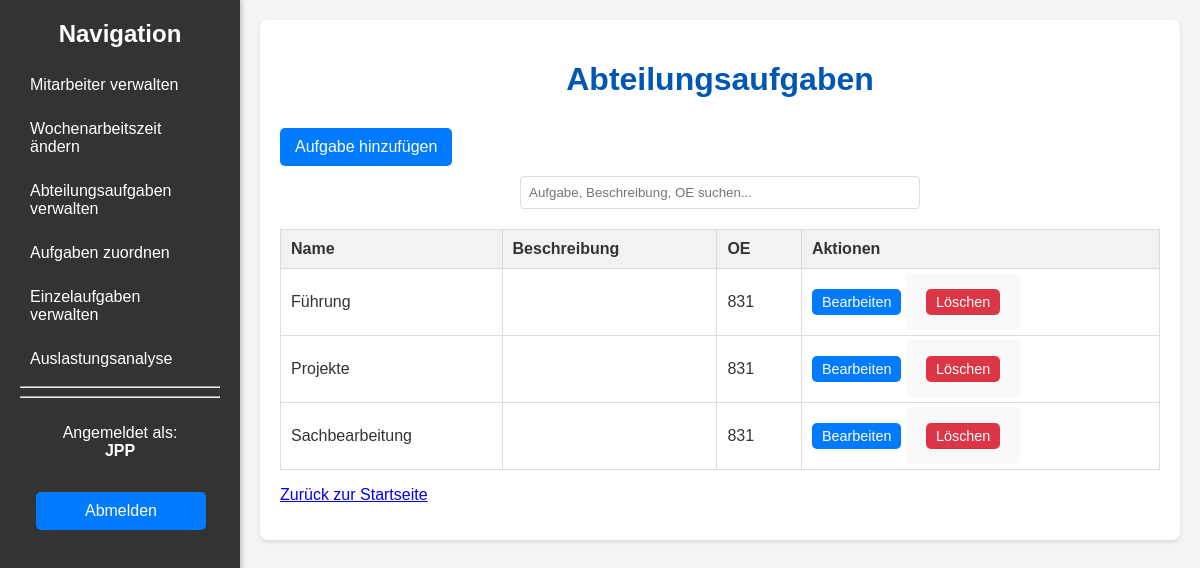
The page /department_tasks (signed in) on the database its author committed.
### models.py (models this page shows, shortened)
class User(db.Model, UserMixin):
    id = db.Column(db.Integer, primary_key=True)
    username = db.Column(db.String(100), unique=True, nullable=False)
    password_hash = db.Column(db.String(128))
    oe_number = db.Column(db.String(50), nullable=False)
    is_admin = db.Column(db.Boolean, default=False)

class DepartmentTask(db.Model):
    id = db.Column(db.Integer, primary_key=True)
    name = db.Column(db.String(150), nullable=False, unique=True)
    description = db.Column(db.Text, nullable=True)
    oe_number = db.Column(db.String(50), nullable=False)
    assigned_tasks = db.relationship('EmployeeTask', backref='task', lazy=True, cascade="all, delete-orphan")

### app.py (the view)
@app.route('/department_tasks')
@login_required
def department_tasks():
    query = DepartmentTask.query
    if not current_user.is_admin:
        query = query.filter_by(oe_number=current_user.oe_number)
    return render_template('department_tasks.html', tasks=query.order_by(DepartmentTask.name).all())

### app.py (called while the page is built)
@login_manager.user_loader
def load_user(user_id):
    return User.query.get(int(user_id))

### templates/department_tasks.html (shortened to what this page needs)
{% extends "base.html" %}
{% block content %}
        <h1>Abteilungsaufgaben</h1>
        <a href="{{ url_for('add_department_task') }}" class="button">Aufgabe hinzufügen</a>
        <div class="search-container">
            <input type="text" id="taskSearch" onkeyup="filterTable()" placeholder="Aufgabe, Beschreibung, OE suchen...">
        </div>
        <table id="departmentTasksTable">
            <thead>
                <tr>
                    <th class="sortable-header" data-column="name">Name</th>
                    <th class="sortable-header" data-column="description">Beschreibung</th>
                    <th class="sortable-header" data-column="description">OE</th>
                    <th>Aktionen</th>
                </tr>
            </thead>
            <tbody>
                {% for task in tasks %}
                <tr>
                    <td>{{ task.name }}</td>
                    <td>{{ task.description }}</td>
                    <td>{{ task.oe_number }}</td>
                    <td>
                        <a href="{{ url_for('edit_department_task', task_id=task.id) }}" class="button small">Bearbeiten</a>
                        <form action="{{ url_for('delete_department_task', task_id=task.id) }}" method="post" style="display:inline;">
                            <button type="submit" class="button small delete">Löschen</button>
                        </form>
                    </td>
                </tr>
                {% endfor %}
            </tbody>
        </table>
        <p><a href="{{ url_for('index') }}">Zurück zur Startseite</a></p>
    </div>
{% endblock %}

### templates/base.html (shortened to what this page needs)
<!DOCTYPE html>
<html lang="de">
<head>
    <link rel="stylesheet" href="{{ url_for('static', filename='style.css') }}">
</head>
<body>
    <div class="wrapper">
        {% block sidebar %}
        <div class="sidebar">
            <h2>Navigation</h2>
            <ul>
                <li><a href="{{ url_for('employees') }}">Mitarbeiter verwalten</a></li>
                <li><a href="{{ url_for('working_hours_changes') }}">Wochenarbeitszeit ändern</a></li>
                <li><a href="{{ url_for('department_tasks') }}">Abteilungsaufgaben verwalten</a></li>
                <li><a href="{{ url_for('assign_tasks') }}">Aufgaben zuordnen</a></li>
                <li><a href="{{ url_for('einzelaufgaben') }}">Einzelaufgaben verwalten</a></li>
                <li><a href="{{ url_for('workload_analysis') }}">Auslastungsanalyse</a></li>
                <hr>
                <hr>
            </ul>
            <div style="position: relative; top: 10px; width: 100%;">
                 <p style="text-align: center;">Angemeldet als:<br><b>{{ current_user.username }}</b></p>
                 <a href="{{ url_for('logout') }}" class="button" style="width: 70%; margin: 8%;">Abmelden</a>
            </div>
        </div>
        {% endblock %}
        <div class="main-content">
            <div class="container">
                {% block content %}{% endblock %}
            </div>
        </div>
</body>
</html>

### static/style.css (style rules this page uses)
body { font-family: Arial, sans-serif; margin: 0; background-color: #f4f4f4; color: #333; }
.wrapper { display: flex; min-height: 100vh; }
.sidebar { width: 200px; background-color: #333; color: white; padding: 20px; box-shadow: 2px 0 5px rgba(0,0,0,0.2); flex-shrink: 0; position: sticky; top: 0; height: 100vh; overflow-y: auto; }
.sidebar h2 { color: white; margin-top: 0; text-align: center; }
.sidebar ul { list-style: none; padding: 0; }
.sidebar ul li { margin-bottom: 10px; }
.sidebar ul li a { text-decoration: none; color: white; display: block; padding: 8px 10px; border-radius: 4px; }
.main-content { flex-grow: 1; padding: 20px; }
.container { max-width: 900px; margin: 0 auto; background-color: #fff; padding: 20px; border-radius: 8px; box-shadow: 0 2px 4px rgba(0, 0, 0, 0.1); }
h1, h2 { color: #0056b3; text-align: center; margin-bottom: 20px; }
table { width: 100%; border-collapse: collapse; margin-top: 20px; }
table, th, td { border: 1px solid #ddd; }
th, td { padding: 10px; text-align: left; }
th { background-color: #f2f2f2; }
.button { display: inline-block; padding: 10px 15px; margin: 10px 0; background-color: #007bff; color: white; text-align: center; text-decoration: none; border-radius: 5px; border: none; cursor: pointer; }
.button.small { padding: 5px 10px; font-size: 0.9em; }
.button.delete { background-color: #dc3545; }
form { background-color: #f9f9f9; padding: 20px; border-radius: 5px; margin-top: 20px; }
form button[type="submit"] { background-color: #28a745; color: white; padding: 10px 20px; border: none; border-radius: 5px; cursor: pointer; font-size: 1em; }
.search-container { margin-bottom: 20px; text-align: center; }
.search-container input { padding: 8px; width: 50%; max-width: 400px; border: 1px solid #ddd; border-radius: 4px; box-sizing: border-box; }
.sortable-header { cursor: pointer; position: relative; padding-right: 20px; }
.sortable-header::after { content: ''; display: inline-block; position: absolute; right: 5px; top: 50%; transform: translateY(-50%); width: 0; height: 0; border-left: 5px solid transparent; border-right: 5px solid transparent; vertical-align: middle; }

### templates/department_tasks.html (style rules this page uses)
.search-container { margin-bottom: 20px; text-align: center; }
.search-container input { padding: 8px; width: 50%; max-width: 400px; border: 1px solid #ddd; border-radius: 4px; box-sizing: border-box; }
.sortable-header { cursor: pointer; position: relative; padding-right: 20px; }
.sortable-header::after { content: ''; display: inline-block; position: absolute; right: 5px; top: 50%; transform: translateY(-50%); width: 0; height: 0; border-left: 5px solid transparent; border-right: 5px solid transparent; vertical-align: middle; }

### rows shown on the page
User: username "JPP"
DepartmentTask: name "Führung", oe_number "831"
DepartmentTask: name "Projekte", oe_number "831"
DepartmentTask: name "Sachbearbeitung", oe_number "831"
